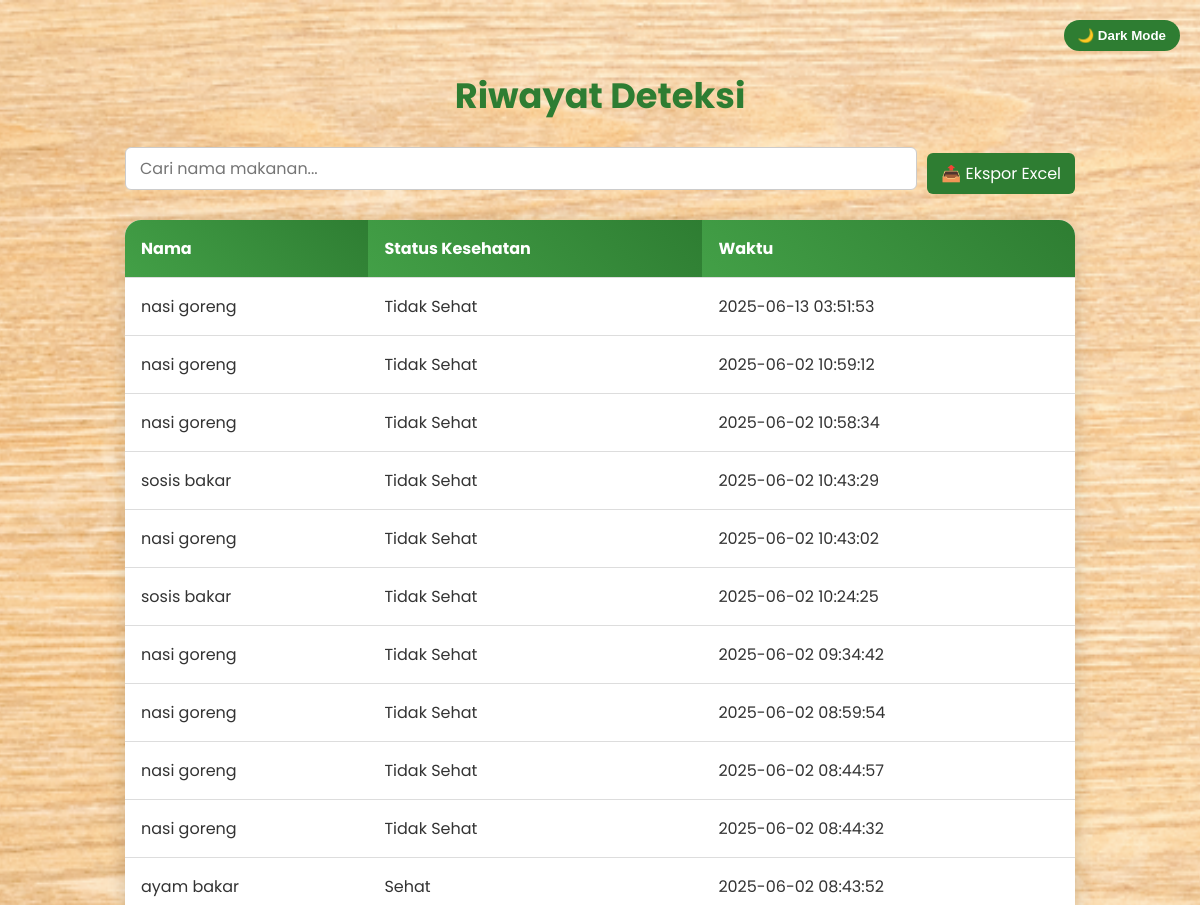
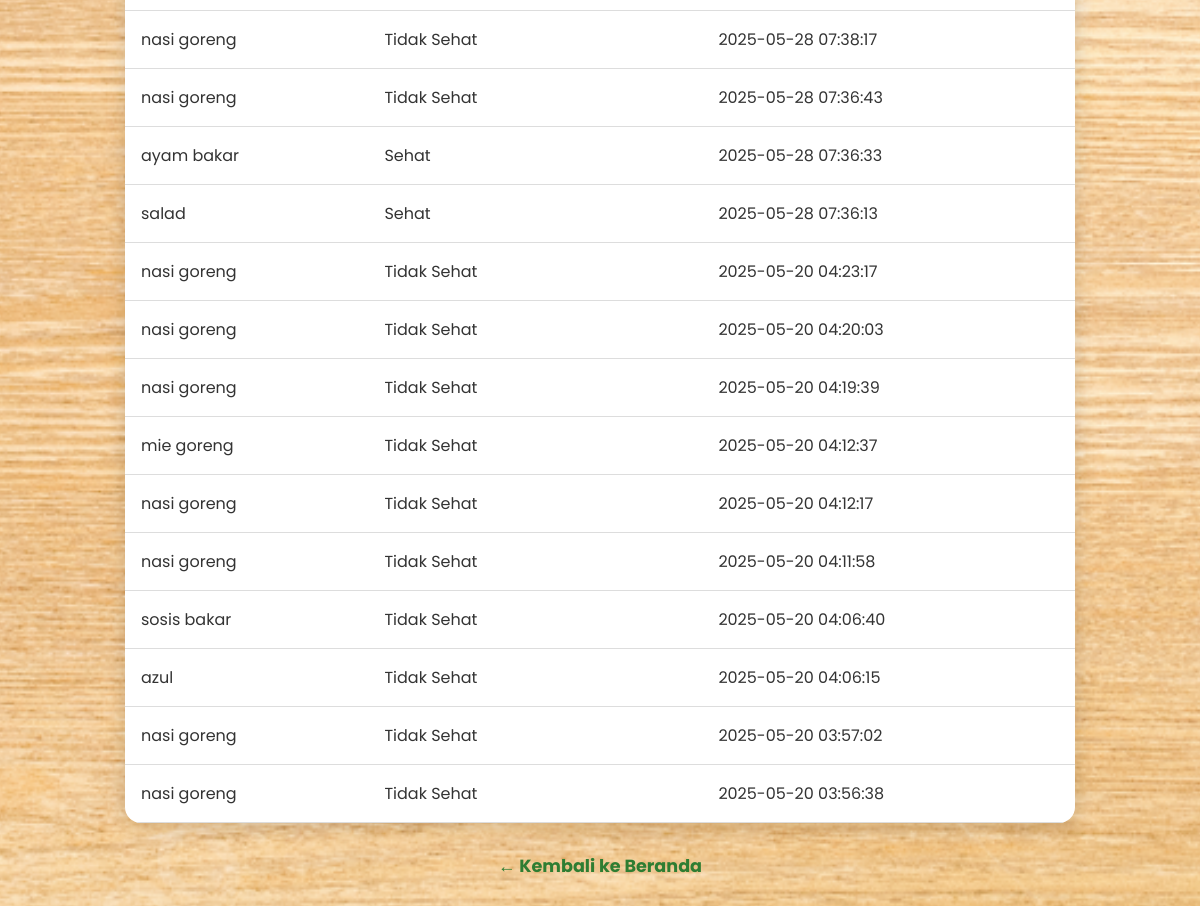
/riwayat, run on the app's committed database (2 pictures, top to bottom).
### app.py (models this page shows)
class Riwayat(db.Model):
    id = db.Column(db.Integer, primary_key=True)
    nama_makanan = db.Column(db.String(100), nullable=False)
    hasil = db.Column(db.String(20), nullable=False)
    kategori = db.Column(db.String(50))
    waktu = db.Column(db.DateTime, default=datetime.utcnow)

### app.py (the view)
@app.route('/riwayat')
def riwayat_page():
    dark_mode = session.get('dark_mode', False)
    daftar_riwayat = Riwayat.query.order_by(Riwayat.waktu.desc()).all()
    return render_template("riwayat.html", daftar_riwayat=daftar_riwayat, dark_mode=dark_mode)

### templates/riwayat.html (shortened to what this page needs)
<!DOCTYPE html>
<html lang="id">
  <head>
    <link
      rel="stylesheet"
      href="{{ url_for('static', filename='style.css') }}"
    />
  </head>
  <body>
    <button class="toggle-dark" onclick="toggleDarkMode()">🌙 Dark Mode</button>
    <h2>Riwayat Deteksi</h2>
    <div class="controls">
      <input
        type="text"
        id="searchInput"
        onkeyup="filterTable()"
        placeholder="Cari nama makanan..."
      />
      <button onclick="exportTableToExcel()">📤 Ekspor Excel</button>
    </div>
    <table id="riwayatTable">
      <thead>
        <tr>
          <th>Nama</th>
          <th>Status Kesehatan</th>
          <th>Waktu</th>
        </tr>
      </thead>
      <tbody>
        {% for item in daftar_riwayat %}
        <tr>
          <td>{{ item.nama_makanan }}</td>
          <td>{{ item.hasil }}</td>
          <td>{{ item.waktu.strftime('%Y-%m-%d %H:%M:%S') }}</td>
        </tr>
        {% endfor %}
      </tbody>
    </table>
    <a href="{{ url_for('index') }}">← Kembali ke Beranda</a>
  </body>
</html>

### static/style.css (style rules this page uses)
body { font-family: Arial, sans-serif; background: url(images/f3.jpg); background-size: cover; padding: 20px; text-align: center; animation: fadeIn 0.8s ease; color: #424242; }
h2 { text-align: center; color: #81c784; }
input[type="text"] { padding: 10px; width: 80%; margin-bottom: 10px; }
button { padding: 10px 20px; background: #28a745; border: none; color: white; cursor: pointer; border-radius: 5px; }
@media screen and (min-width: 768px) { h2 { font-size: 26px; } }

### templates/riwayat.html (style rules this page uses)
body { font-family: "Poppins", sans-serif; padding: 40px 20px; margin: 0; transition: background 0.3s, color 0.3s; background: url("images/f3.jpg") no-repeat center center fixed; background-size: cover; color: var(--text-color); }
:root { --bg-color: transparent; --text-color: #333; --card-bg: white; --card-hover: #e8f5e9; }
h2 { text-align: center; color: #2e7d32; font-size: 2.2rem; margin-bottom: 25px; }
.controls { display: flex; justify-content: space-between; align-items: center; flex-wrap: wrap; gap: 10px; margin-bottom: 20px; max-width: 950px; margin-left: auto; margin-right: auto; }
.controls input, .controls button { font-family: "Poppins", sans-serif; font-size: 1rem; padding: 8px 14px; border-radius: 6px; border: 1px solid #ccc; }
.controls input { flex: 1; min-width: 200px; }
.controls button { cursor: pointer; background-color: #2e7d32; color: white; border: none; }
table { width: 100%; max-width: 950px; margin: auto; border-collapse: collapse; background-color: var(--card-bg); border-radius: 16px; overflow: hidden; box-shadow: 0 4px 20px rgba(0, 0, 0, 0.15); }
th, td { padding: 16px; text-align: left; border-bottom: 1px solid #ddd; }
th { background: linear-gradient(45deg, #43a047, #2e7d32); color: white; }
a { display: inline-block; margin: 30px auto 0; text-align: center; width: 100%; color: #2e7d32; font-weight: bold; font-size: 1.1rem; text-decoration: none; }
.toggle-dark { position: fixed; top: 20px; right: 20px; background: #2e7d32; color: white; border: none; border-radius: 30px; padding: 8px 14px; cursor: pointer; font-weight: 600; }

### data on the page
Riwayat: nama_makanan "nasi goreng", hasil "Tidak Sehat", waktu "2025-06-13 03:51:53"
Riwayat: nama_makanan "nasi goreng", hasil "Tidak Sehat", waktu "2025-06-02 10:59:12"
Riwayat: nama_makanan "nasi goreng", hasil "Tidak Sehat", waktu "2025-06-02 10:58:34"
Riwayat: nama_makanan "sosis bakar", hasil "Tidak Sehat", waktu "2025-06-02 10:43:29"
Riwayat: nama_makanan "nasi goreng", hasil "Tidak Sehat", waktu "2025-06-02 10:43:02"
Riwayat: nama_makanan "sosis bakar", hasil "Tidak Sehat", waktu "2025-06-02 10:24:25"
Riwayat: nama_makanan "nasi goreng", hasil "Tidak Sehat", waktu "2025-06-02 09:34:42"
Riwayat: nama_makanan "nasi goreng", hasil "Tidak Sehat", waktu "2025-06-02 08:59:54"
Riwayat: nama_makanan "nasi goreng", hasil "Tidak Sehat", waktu "2025-06-02 08:44:57"
Riwayat: nama_makanan "nasi goreng", hasil "Tidak Sehat", waktu "2025-06-02 08:44:32"
Riwayat: nama_makanan "ayam bakar", hasil "Sehat", waktu "2025-06-02 08:43:52"
Riwayat: nama_makanan "nasi goreng", hasil "Tidak Sehat", waktu "2025-05-28 07:38:17"
Riwayat: nama_makanan "nasi goreng", hasil "Tidak Sehat", waktu "2025-05-28 07:36:43"
Riwayat: nama_makanan "ayam bakar", hasil "Sehat", waktu "2025-05-28 07:36:33"
Riwayat: nama_makanan "salad", hasil "Sehat", waktu "2025-05-28 07:36:13"
Riwayat: nama_makanan "nasi goreng", hasil "Tidak Sehat", waktu "2025-05-20 04:23:17"
Riwayat: nama_makanan "nasi goreng", hasil "Tidak Sehat", waktu "2025-05-20 04:20:03"
Riwayat: nama_makanan "nasi goreng", hasil "Tidak Sehat", waktu "2025-05-20 04:19:39"
Riwayat: nama_makanan "mie goreng", hasil "Tidak Sehat", waktu "2025-05-20 04:12:37"
Riwayat: nama_makanan "nasi goreng", hasil "Tidak Sehat", waktu "2025-05-20 04:12:17"
Riwayat: nama_makanan "nasi goreng", hasil "Tidak Sehat", waktu "2025-05-20 04:11:58"
Riwayat: nama_makanan "sosis bakar", hasil "Tidak Sehat", waktu "2025-05-20 04:06:40"
Riwayat: nama_makanan "azul", hasil "Tidak Sehat", waktu "2025-05-20 04:06:15"
Riwayat: nama_makanan "nasi goreng", hasil "Tidak Sehat", waktu "2025-05-20 03:57:02"
Riwayat: nama_makanan "nasi goreng", hasil "Tidak Sehat", waktu "2025-05-20 03:56:38"
